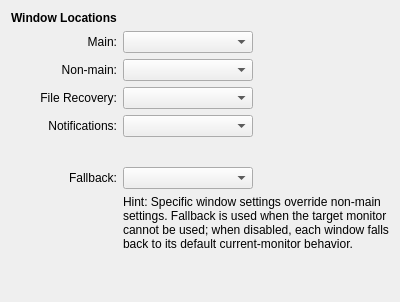
           <widget class="QWidget" name="tabWindowLocation">
            <attribute name="title">
             <string>Window Options</string>
            </attribute>
            <layout class="QGridLayout" name="gridLayout_45">
             <item row="0" column="0">
              <layout class="QGridLayout" name="gridLayout_46">
               <item row="4" column="1">
                <widget class="QComboBox" name="cmbRecoveryLaunchMonitor"/>
               </item>
               <item row="4" column="0">
                <widget class="QLabel" name="label_81">
                 <property name="text">
                  <string>File Recovery:</string>
                 </property>
                 <property name="alignment">
                  <set>Qt::AlignmentFlag::AlignRight|Qt::AlignmentFlag::AlignTrailing|Qt::AlignmentFlag::AlignVCenter</set>
                 </property>
                 <property name="buddy">
                  <cstring>cmbRecoveryLaunchMonitor</cstring>
                 </property>
                </widget>
               </item>
               <item row="8" column="0">
                <widget class="QLabel" name="label_35">
                 <property name="text">
                  <string>Fallback:</string>
                 </property>
                 <property name="alignment">
                  <set>Qt::AlignmentFlag::AlignRight|Qt::AlignmentFlag::AlignTrailing|Qt::AlignmentFlag::AlignVCenter</set>
                 </property>
                </widget>
               </item>
               <item row="10" column="1">
                <spacer name="verticalSpacer_149">
                 <property name="orientation">
                  <enum>Qt::Orientation::Vertical</enum>
                 </property>
                 <property name="sizeHint" stdset="0">
                  <size>
                   <width>20</width>
                   <height>40</height>
                  </size>
                 </property>
                </spacer>
               </item>
               <item row="8" column="1">
                <widget class="QComboBox" name="cmbFallbackActiveMonitor"/>
               </item>
               <item row="5" column="1">
                <widget class="QComboBox" name="cmbNotificationLaunchMonitor"/>
               </item>
               <item row="7" column="1">
                <spacer name="verticalSpacer_18">
                 <property name="orientation">
                  <enum>Qt::Orientation::Vertical</enum>
                 </property>
                 <property name="sizeType">
                  <enum>QSizePolicy::Policy::Fixed</enum>
                 </property>
                 <property name="sizeHint" stdset="0">
                  <size>
                   <width>20</width>
                   <height>24</height>
                  </size>
                 </property>
                </spacer>
               </item>
               <item row="3" column="0">
                <widget class="QLabel" name="label_80">
                 <property name="text">
                  <string>Non-main:</string>
                 </property>
                 <property name="alignment">
                  <set>Qt::AlignmentFlag::AlignRight|Qt::AlignmentFlag::AlignTrailing|Qt::AlignmentFlag::AlignVCenter</set>
                 </property>
                 <property name="buddy">
                  <cstring>cmbNonMainLaunchMonitor</cstring>
                 </property>
                </widget>
               </item>
               <item row="3" column="1">
                <widget class="QComboBox" name="cmbNonMainLaunchMonitor"/>
               </item>
               <item row="9" column="1" colspan="2">
                <widget class="QLabel" name="lblWindowLocationHint">
                 <property name="text">
                  <string>Hint: Specific window settings override non-main settings. Fallback is used when the target monitor cannot be used; when disabled, each window falls back to its default current-monitor behavior.</string>
                 </property>
                 <property name="wordWrap">
                  <bool>true</bool>
                 </property>
                </widget>
               </item>
               <item row="2" column="1">
                <widget class="QComboBox" name="cmbLaunchMonitor"/>
               </item>
               <item row="0" column="0">
                <widget class="QLabel" name="lblWindowLocation">
                 <property name="font">
                  <font>
                   <bold>true</bold>
                   <kerning>true</kerning>
                  </font>
                 </property>
                 <property name="text">
                  <string>Window Locations</string>
                 </property>
                </widget>
               </item>
               <item row="5" column="0">
                <widget class="QLabel" name="label_82">
                 <property name="text">
                  <string>Notifications:</string>
                 </property>
                 <property name="alignment">
                  <set>Qt::AlignmentFlag::AlignRight|Qt::AlignmentFlag::AlignTrailing|Qt::AlignmentFlag::AlignVCenter</set>
                 </property>
                 <property name="buddy">
                  <cstring>cmbNotificationLaunchMonitor</cstring>
                 </property>
                </widget>
               </item>
               <item row="2" column="0">
                <widget class="QLabel" name="label_79">
                 <property name="text">
                  <string>Main:</string>
                 </property>
                 <property name="alignment">
                  <set>Qt::AlignmentFlag::AlignRight|Qt::AlignmentFlag::AlignTrailing|Qt::AlignmentFlag::AlignVCenter</set>
                 </property>
                 <property name="buddy">
                  <cstring>cmbLaunchMonitor</cstring>
                 </property>
                </widget>
               </item>
              </layout>
             </item>
            </layout>
           </widget>
